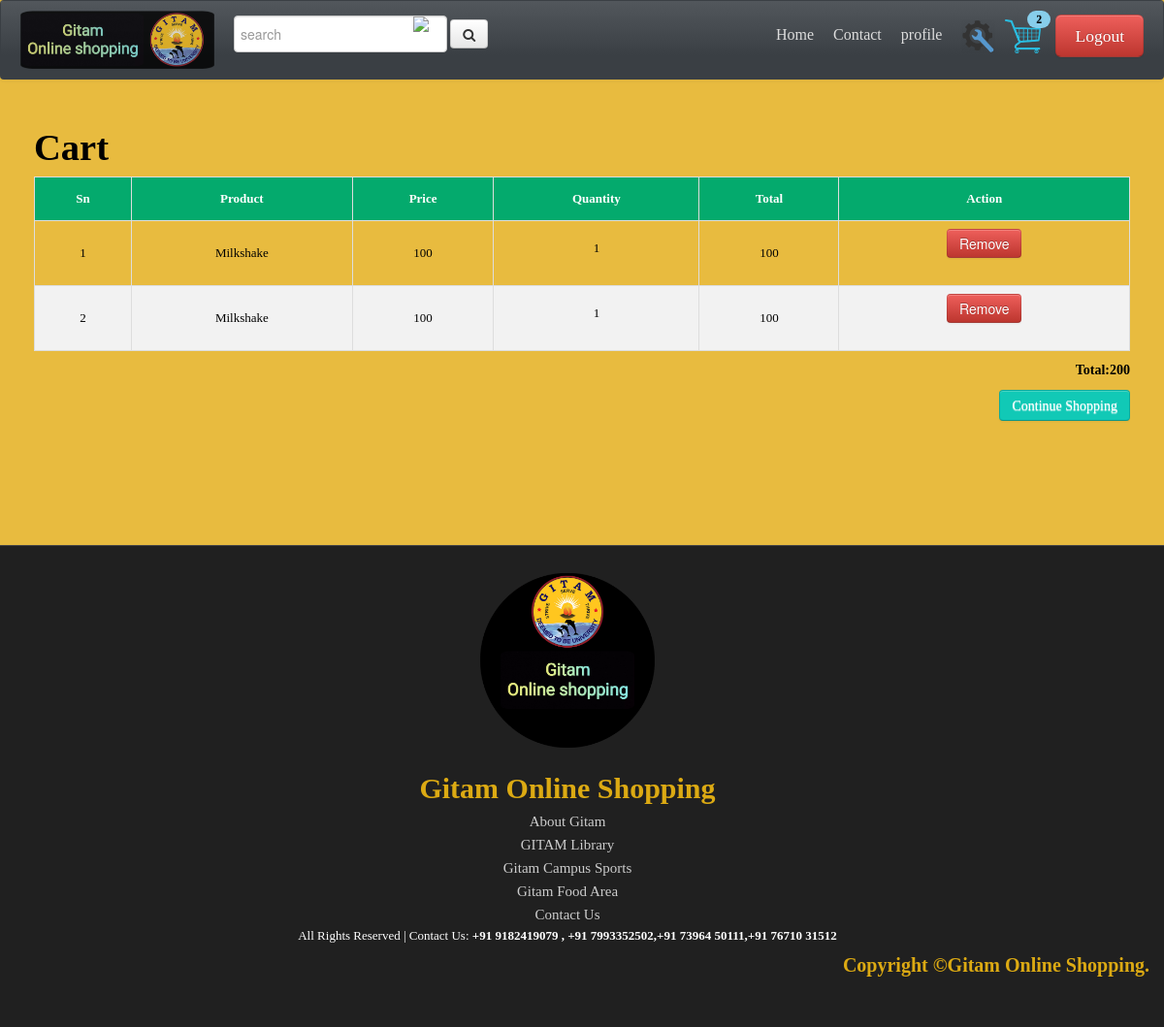
The app's page /cart.php (signed in), older data.
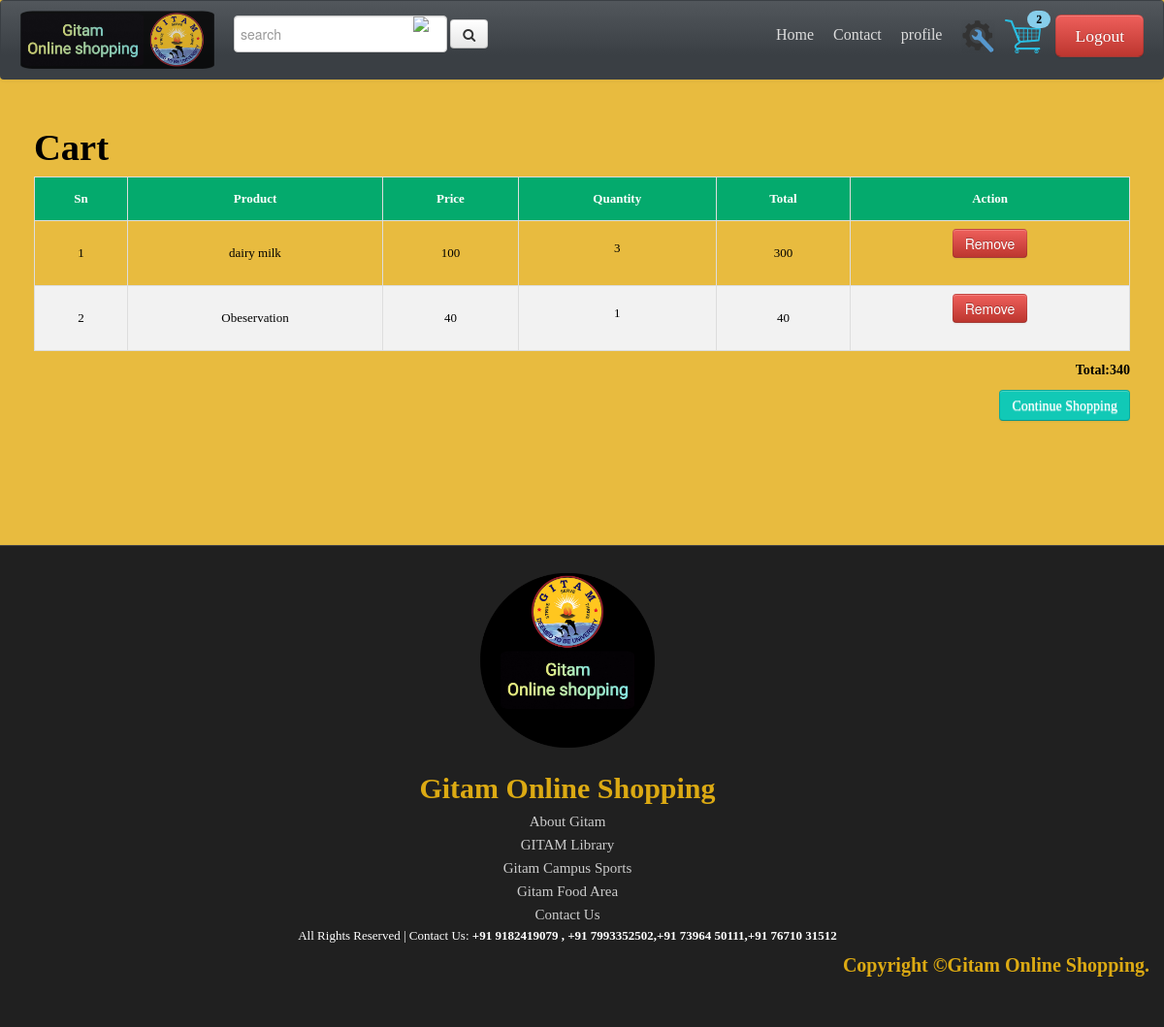
The same page, newer data.
### tables this page shows
CREATE TABLE `carts` (
  `sid` int(11) NOT NULL,
  `pid` int(50) NOT NULL,
  `uid` int(50) NOT NULL,
  `product` varchar(50) NOT NULL,
  `price` int(50) NOT NULL,
  `quantity` int(50) NOT NULL,
  `status` enum('active','purchased') NOT NULL DEFAULT 'active'
);

### cart.php (the view, shortened to what this page needs)
<?php
   include_once('./includes/headerNav.php');
?>
<!DOCTYPE html>
<html lang="en">
<head>
</head>
<body>
<div class='cart'>
  <div class="container">
    <h1 style='float:left; color:black;'>Cart</h1>
    <div style='width:100%;height:100%;overflow:hidden' class='tableBtm'>
<?php
       $total=0;
       $pidArray = [];
       $quantArray = [];
  $sql = "SELECT * FROM carts where uid={$_SESSION['id']}";
$result = $conn->query($sql) or die("Query Failed.");
if ($result->num_rows > 0) {
?>
    <table>
<thead>
<thead>
        <tr >
          <th >Sn</th>
          <th>Product</th>
          <th>Price</th>
          <th>Quantity</th>
          <th>Total</th>
          <th>Action</th>
        </tr>
      </thead>
</thead>
<tbody style='color:black'>
     <?php
     $sn=0;
while($row = $result->fetch_assoc()) {
  $sn = $sn+1;
  $pidArray[$sn-1] = $row['pid'];
  $quantArray[$sn-1] = $row['quantity'];
  $encodedPidData = urlencode(serialize($pidArray));
  $encodedQuantityData = urlencode(serialize($quantArray));
  $totalquantity=$row["price"] * $row["quantity"];
  $total = $total+ $row["price"] * $row["quantity"];
?>
<tr>
    <td><?php echo $sn?></td>
    <td><?php echo $row["product"] ?></td>
          <td><?php echo $row["price"] ?></td>
          <td>
          <p><?php echo $row["quantity"] ?></p>
          </td>
          <td><?php echo $totalquantity ?></td>
          <td>
          <form action="<?php echo $_SERVER['PHP_SELF']?>?pid=<?php echo $row['pid']?>&q=<?php echo $row['quantity']?>" method="post">
<button name='delete' type='submit' class="btn btn-danger">Remove</button>
</form>
        </td>
</tr>
<?php }?>
</tbody>
</table>
<div style='color:black' class="text-end">
    <h5>Total:<?php echo  $total?> </h5>
  </div>
  <div class="text-end ">
    <form action="message.php?id=<?php echo $encodedPidData?>&q=<?php echo $encodedQuantityData?>" method="post">
    <button class="btn" style="background:#11C9B6;"><a href="./index.php" style='color:white;text-decoration:none;'>Continue Shopping</a></button>
</form>
  </div>
<?php }else { echo "<p style=color:black;>0 Results <br> No items in a cart</p>"; }
             ?>
      </div>
  </div>
  </div>
  <br>
  <br>
  <?php
   include_once('./includes/footer.php')
?>
</body>
</html>

### includes/headerNav.php (shortened to what this page needs)
<!DOCTYPE html>
<html lang="en">
  <head>
    <link id="callCss" rel="stylesheet" href="./css/bootstrap.min.css" media="screen"/>
    <link href="./css/base.css" rel="stylesheet" media="screen"/>
	<link href="./css/bootstrap-responsive.min.css" rel="stylesheet"/>
	<link href="./css/font-awesome.css" rel="stylesheet" type="text/css">
<link rel="stylesheet" href="https://cdnjs.cloudflare.com/ajax/libs/font-awesome/4.7.0/css/font-awesome.min.css">
<link rel="stylesheet" href="./css/style.php">
  </head>
<body>
<div id="logoArea" class="navbar">
  <div class="navbar-inner">
   <a class="brand" href="index.php?id=<?php echo (isset( $_SESSION['customer_name']))? $_SESSION['id']: 'unknown';?>" style="opacity:0.8"><img width="200px" src="./admin/upload/<?php echo $_SESSION['web-img']; ?>" alt="Gitam Online Shopping"/></a>
   <form style='margin-right:4px' class="form-inline navbar-search" method="post" action="./search.php" id='myForm' >
	  <div class="input-group col-md-4">
            <input class="form-control py-2 border-right-0 border " type="search" name='search' id='transcript' placeholder="search" >
			<img id="voiceIcon" onclick="startDictation()" src="//i.imgur.com/cHidSVu.gif" />
            <span class="input-group-append" >
              <button class="btn btn-outline-secondary border-left-0 border" name='submit' type="submit">
                    <i class="fa fa-search"></i>
              </button>
            </span>
        </div>
    </form>
    <ul id="topMenu" class="nav pull-right">
	 <li class=""><a href="index.php?id=<?php echo (isset( $_SESSION['customer_name']))? $_SESSION['id']: 'unknown';?>">Home</a></li>
	 <li class=""><a href="https://www.gitam.edu/contact-us">Contact</a></li>
	 <?php
	   if( isset( $_SESSION['id'])){
	 ?>
	 <li class="" style="opacity:1">
	 <a href="profile.php?id=<?php echo (isset( $_SESSION['customer_name']))? $_SESSION['id']: 'unknown';?>">profile
	 </a></li> <?php } else{?>
	 <li class="" style="opacity:0.5"><a href="#?loginfirst">profile</a></li> <?php }?>
	 <?php if((isset($_SESSION['id']))){?>
		<li><a href="./repair.php"  style="padding-right:0"><span id="repair" style="color:yellow"></span><img style="height:35px" src="./images/repairIcon.png" alt="repair icon"></a></li>
	 <li style="position:relative;margin-right:5px"><a href="cart.php"  style="padding-right:0"><span id="cart" style="color:yellow"></span><img style="height:35px;position:relative" src="./images/shopping-cart.png" alt="shop-cart">
	 <div class="badge" id="cartNum" >
<?php echo $_SESSION['cartItemNum'] ?>
</div>
</a>
	</li>
     <?php } ?>
	 <?php
     if( isset( $_SESSION['id'])){
     ?>
    <li ><a id="lg-btn" href="" role="button"  style="padding-right:0"><span class="btn btn-large btn-danger" >Logout</span></a>
    </li>
	<?php }?>
    </ul>
  </div>
</div>

### includes/footer.php (shortened to what this page needs)
<div  id="footerSection">
	<div class="container">
		<div class="row">
		<center>
        <img height="180" width="180" src="images/logo1.png" >
        <br>
        <br>
				<h5 ><a style="color:#dcaa13; font-size:30px" href="#">Gitam Online Shopping</a></h5>
                  <a style=" font-size:15px"href="https://www.gitam.edu/about">About Gitam</a>
                  <a style=" font-size:15px" href="https://library.gitam.edu/">GITAM  Library</a>
                  <a style=" font-size:15px" href="https://www.gitam.edu/campus-life/sports">Gitam Campus Sports</a>
                  <a style=" font-size:15px" href="https://www.gitam.edu/campus-life/hospitality/campus-dining">Gitam Food Area</a>
                  <a style=" font-size:15px" href="https://www.gitam.edu/contact-us">Contact Us</a>
				  <p>All Rights Reserved  |  Contact Us: <b>+91 9182419079 </b><b>,</b>
				  <b>+91 7993352502</b><b>,</b><b>+91 73964 50111</b><b>,</b><b>+91 76710 31512</b>
				  </p>
        </center>
		<h5 align="right"style="color:#dcaa13; font-size:20px">Copyright &copy;Gitam Online Shopping.</h5>
		 </div>
	</div>
	</div>

### css/base.css (style rules this page uses)
#logoArea, #logoArea a { line-height:49px; }
#logoArea .btn, #logoArea .btn-group { margin-top: 0; }
#footerSection { background: #202020;color: white;padding: 28px 0 44px;margin-top: 20px;border-top: 1px solid #444; }
#footerSection a { color:#ccc; font-size:11px; padding:0; line-height:24px; display:block; }
.navbar .nav > li > a { padding:10px;color: #DDD;text-shadow: none;font-size: 16px; }
#logoArea, #logoArea a { outline:none; }
.navbar .nav.pull-right, #sideManu { overflow:hidden; }
.navbar-search { margin-top: 8px; }

### includes/headerNav.php (style rules this page uses)
#transcript { position:relative; height:28px; }
#voiceIcon { position:absolute; left:185px; top:8px; height:35px; }

Row changes from the older to the newer data that the page shows:
removed carts: product "Milkshake", price "100", quantity "1"
removed carts: product "Milkshake", price "100", quantity "1"
added carts: product "dairy milk", price "100", quantity "3", totalquantity "300"
added carts: product "Obeservation", price "40", quantity "1"
Text that changed along with them:
$total: "200" → "340"
